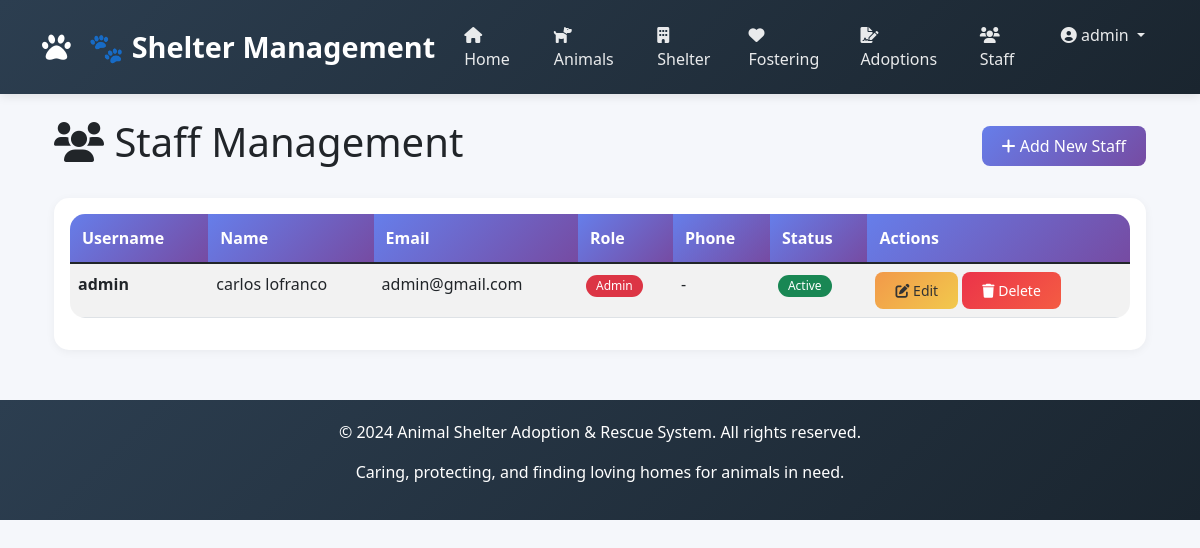
The app's page /accounts/ (signed in) with its own data.
### apps/accounts/models.py (models this page shows, shortened)
class Staff(AbstractUser):
    ROLE_CHOICES = [
        ('Admin', 'Admin'),
        ('Manager', 'Manager'),
        ('Vet', 'Veterinarian'),
        ('Staff', 'Staff'),
        ('Volunteer', 'Volunteer'),
    ]
    staff_id = models.AutoField(primary_key=True)
    first_name = models.CharField(max_length=100)
    last_name = models.CharField(max_length=100)
    role = models.CharField(max_length=20, choices=ROLE_CHOICES, default='Staff')
    phone = models.CharField(max_length=20, blank=True, null=True)
    email = models.EmailField(unique=True)
    username = models.CharField(max_length=100, unique=True)
    status = models.BooleanField(default=True)
    date_joined = models.DateTimeField(default=timezone.now)
    last_login = models.DateTimeField(null=True, blank=True)
    USERNAME_FIELD = 'username'
    REQUIRED_FIELDS = ['email', 'first_name', 'last_name']
    class Meta:
        db_table = 'staff'

### apps/accounts/views.py (the view)
# urls.py: path('', views.staff_list, name='staff_list'),
@login_required
def staff_list(request):
    staff_members = Staff.objects.all().order_by('-date_joined')
    return render(request, 'accounts/staff_list.html', {'staff_members': staff_members})

### templates/accounts/staff_list.html (shortened to what this page needs)
{% extends 'base.html' %}
{% block content %}
<div class="container">
    <div class="d-flex justify-content-between align-items-center mb-4">
        <h1><i class="fas fa-users"></i> Staff Management</h1>
        <a href="{% url 'register_staff' %}" class="btn btn-primary">
            <i class="fas fa-plus"></i> Add New Staff
        </a>
    </div>
    <div class="card">
        <div class="card-body">
            <div class="table-responsive">
                <table class="table table-striped table-hover">
                    <thead class="table-dark">
                        <tr>
                            <th>Username</th>
                            <th>Name</th>
                            <th>Email</th>
                            <th>Role</th>
                            <th>Phone</th>
                            <th>Status</th>
                            <th>Actions</th>
                        </tr>
                    </thead>
                    <tbody>
                        {% for staff in staff_members %}
                        <tr>
                            <td><strong>{{ staff.username }}</strong></td>
                            <td>{{ staff.first_name }} {{ staff.last_name }}</td>
                            <td>{{ staff.email }}</td>
                            <td>
                                <span class="badge {% if staff.role == 'Admin' %}bg-danger{% elif staff.role == 'Manager' %}bg-warning{% else %}bg-info{% endif %}">
                                    {{ staff.role }}
                                </span>
                            </td>
                            <td>{{ staff.phone|default:"-" }}</td>
                            <td>
                                {% if staff.status %}
                                    <span class="badge bg-success">Active</span>
                                {% else %}
                                    <span class="badge bg-danger">Inactive</span>
                                {% endif %}
                            </td>
                            <td>
                                <a href="{% url 'staff_edit' staff.pk %}" class="btn btn-sm btn-warning">
                                    <i class="fas fa-edit"></i> Edit
                                </a>
                                <a href="{% url 'staff_delete' staff.pk %}" class="btn btn-sm btn-danger" onclick="return confirm('Are you sure?')">
                                    <i class="fas fa-trash"></i> Delete
                                </a>
                            </td>
                        </tr>
                        {% endfor %}
                    </tbody>
                </table>
            </div>
        </div>
    </div>
</div>
{% endblock %}

### templates/base.html (shortened to what this page needs)
<!DOCTYPE html>
<html lang="en">
<head>
    <link href="https://cdn.jsdelivr.net/npm/bootstrap@5.1.3/dist/css/bootstrap.min.css" rel="stylesheet">
    <link rel="stylesheet" href="https://cdnjs.cloudflare.com/ajax/libs/font-awesome/6.0.0/css/all.min.css">
</head>
<body>
    <nav class="navbar navbar-expand-lg navbar-dark">
        <div class="container">
            <a class="navbar-brand" href="{% url 'index' %}">
                <i class="fas fa-paw"></i> 🐾 Shelter Management
            </a>
            <div class="collapse navbar-collapse" id="navbarNav">
                <ul class="navbar-nav ms-auto">
                    <li class="nav-item">
                        <a class="nav-link" href="{% url 'index' %}">
                            <i class="fas fa-home"></i> Home
                        </a>
                    </li>
                    <li class="nav-item">
                        <a class="nav-link" href="{% url 'pet_list' %}">
                            <i class="fas fa-dog"></i> Animals
                        </a>
                    </li>
                    <li class="nav-item">
                        <a class="nav-link" href="{% url 'shelter_list' %}">
                            <i class="fas fa-building"></i> Shelter
                        </a>
                    </li>
                    <li class="nav-item">
                        <a class="nav-link" href="{% url 'foster_list' %}">
                            <i class="fas fa-heart"></i> Fostering
                        </a>
                    </li>
                    <li class="nav-item">
                        <a class="nav-link" href="{% url 'adoption_list' %}">
                            <i class="fas fa-file-signature"></i> Adoptions
                        </a>
                    </li>
                    <li class="nav-item">
                        <a class="nav-link" href="{% url 'staff_list' %}">
                            <i class="fas fa-users"></i> Staff
                        </a>
                    </li>
                    {% if user.is_authenticated %}
                        <li class="nav-item dropdown">
                            <a class="nav-link dropdown-toggle" href="#" id="userDropdown" role="button" data-bs-toggle="dropdown">
                                <i class="fas fa-user-circle"></i> {{ user.username }}
                            </a>
                        </li>
                    {% endif %}
                </ul>
            </div>
        </div>
    </nav>
    <div class="container mt-4">
        {% block content %}
        {% endblock %}
    </div>
    <footer>
        <div class="container">
            <p>&copy; 2024 Animal Shelter Adoption & Rescue System. All rights reserved.</p>
            <p>Caring, protecting, and finding loving homes for animals in need.</p>
        </div>
    </footer>
</body>
</html>

### templates/base.html (style rules this page uses)
* { margin: 0; padding: 0; box-sizing: border-box; }
body { font-family: 'Segoe UI', Tahoma, Geneva, Verdana, sans-serif; background-color: #f5f7fb; }
.navbar { background: linear-gradient(135deg, #2c3e50 0%, #1a252f 100%); box-shadow: 0 2px 10px rgba(0,0,0,0.1); padding: 15px 0; }
.navbar-brand { font-size: 1.8rem; font-weight: bold; color: #fff !important; }
.navbar-brand i { margin-right: 10px; }
.nav-link { color: rgba(255,255,255,0.9) !important; font-weight: 500; margin: 0 5px; transition: all 0.3s; }
.card { border: none; border-radius: 15px; box-shadow: 0 2px 10px rgba(0,0,0,0.05); transition: transform 0.3s, box-shadow 0.3s; }
.btn { border-radius: 8px; padding: 8px 20px; font-weight: 500; transition: all 0.3s; }
.btn-primary { background: linear-gradient(135deg, #667eea 0%, #764ba2 100%); border: none; }
.btn-danger { background: linear-gradient(135deg, #eb3349 0%, #f45c43 100%); border: none; }
.btn-warning { background: linear-gradient(135deg, #f2994a 0%, #f2c94c 100%); border: none; color: #333; }
.table { background: white; border-radius: 15px; overflow: hidden; }
.table thead th { background: linear-gradient(135deg, #667eea 0%, #764ba2 100%); color: white; border: none; padding: 12px; }
footer { background: linear-gradient(135deg, #2c3e50 0%, #1a252f 100%); color: white; padding: 20px; text-align: center; margin-top: 50px; }
.badge { padding: 5px 10px; border-radius: 20px; font-weight: 500; }

### records on screen
Staff: username "admin", first_name "carlos", last_name "lofranco", email "admin@gmail.com", role "Admin", phone "-", status "Active"
